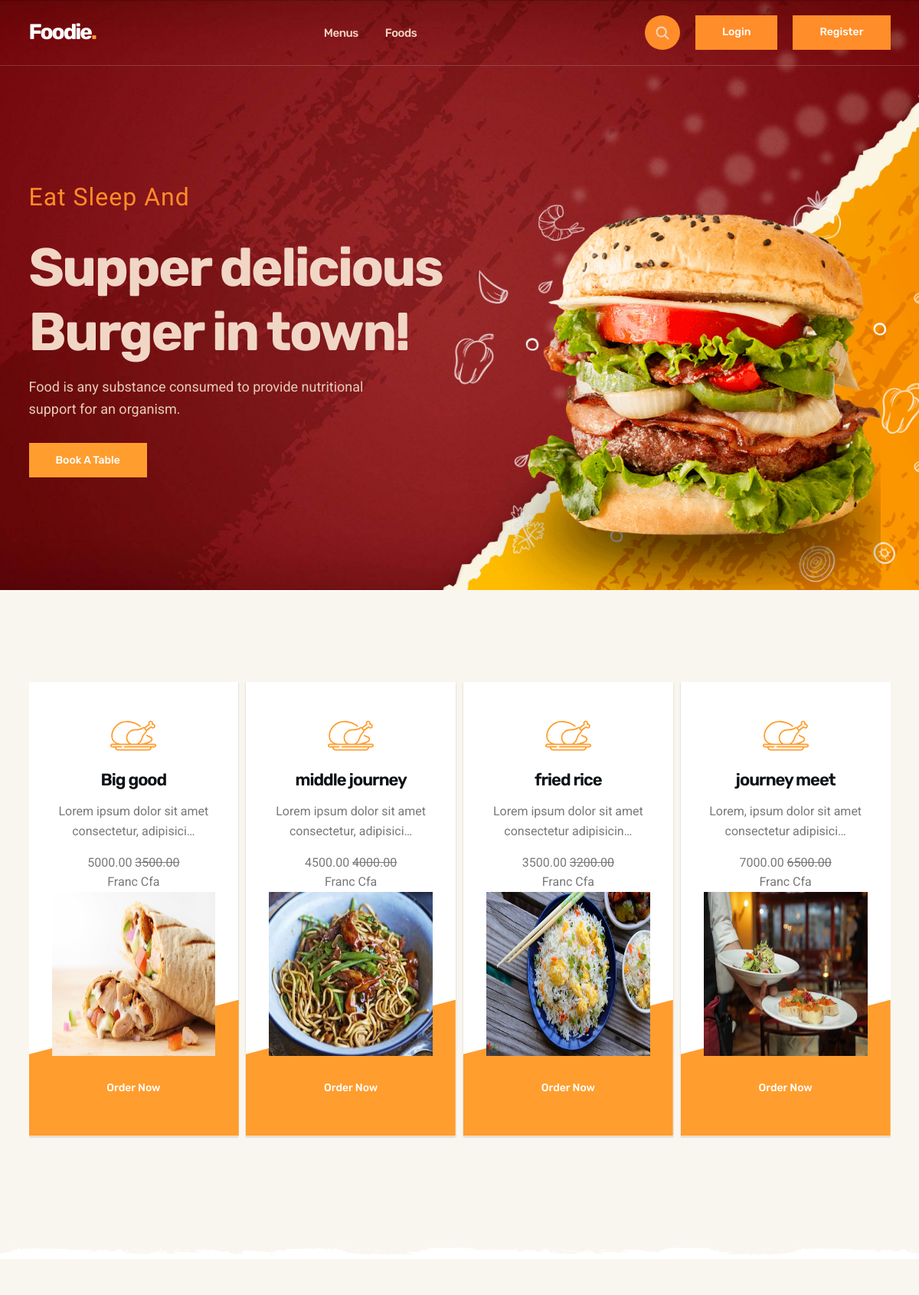
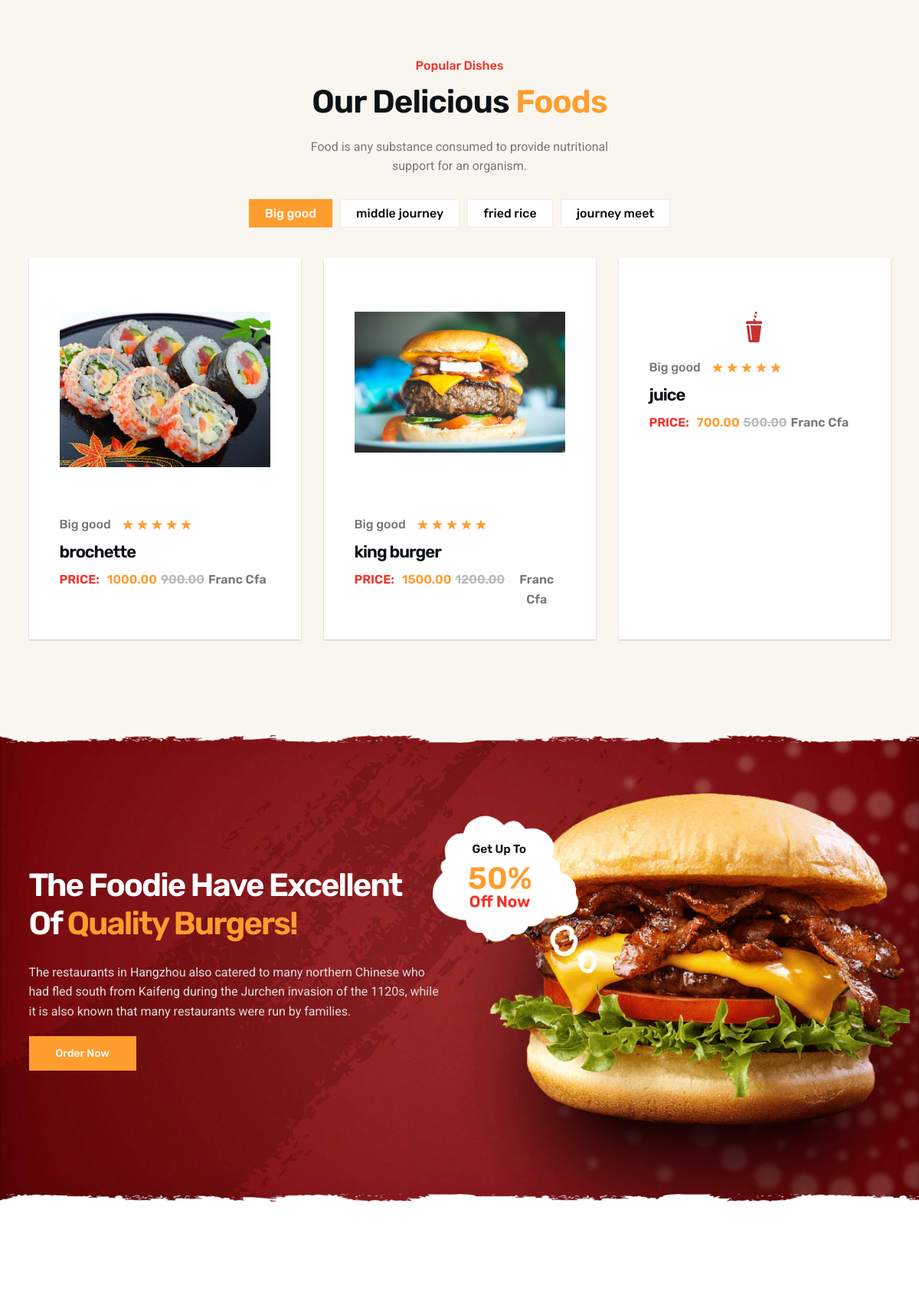
The page / (upper part) on the database its author committed (2 pictures, top to bottom).
### core/models.py (models this page shows, shortened)
class Menu(models.Model):
    mid = ShortUUIDField(unique=True, primary_key=True)
    title= models.CharField(max_length=50 , unique= True, default='untitle Menu')
    image = models.ImageField(upload_to='menu-image')
    description = models.TextField(blank=True, null=True)
    price = models.DecimalField(max_digits=9, decimal_places=2, default="5000")
    promo_price = models.DecimalField(max_digits=9, decimal_places=2, default="350")
    avalable = models.BooleanField(default=True)
    def __str__(self):
        return  self.title

class Plats(models.Model):
    pid = ShortUUIDField(unique=True, primary_key=True)
    title= models.CharField(max_length=50 , unique= True, default='untitle plat')
    image = models.ImageField(upload_to='plats-image')
    price = models.DecimalField(max_digits=9, decimal_places=2, default="1000")
    promo_price = models.DecimalField(max_digits=9, decimal_places=2, default="750")
    menu = models.ForeignKey(Menu, on_delete=models.SET_NULL, default='unset menu' , null=True)
    description = models.TextField(blank=True, null=True)
    avalable = models.BooleanField(default=True)

### core/views.py (the view)
# urls.py: path('', Home , name='Home'),
def Home(request):
    menu = Menu.objects.all()
    plat = Plats.objects.all()
    try:
        profile = Pofile.objects.get(user=request.user)
    except:
        profile= None
    dict = {
        'menu':menu,
        'plat':plat,
        'profile':profile,
    }
    return render(request , 'index.html' , dict)

### templates/index.html (shortened to what this page needs)
{% extends 'base.html' %}
{% load static %}
{% block 'content' %}
<main>
    <article>
      <section class="hero" id="home" style="background-image:url(' {% static './assets/images/hero-bg.jpg' %}')">
        <div class="container">
          <div class="hero-content">
            <p class="hero-subtitle">Eat Sleep And</p>
            <h2 class="h1 hero-title">Supper delicious Burger in town!</h2>
            <p class="hero-text">Food is any substance consumed to provide nutritional support for an organism.</p>
            <button class="btn">Book A Table</button>
          </div>
          <figure class="hero-banner">
            <img src="{% static './assets/images/hero-banner.png' %}" width="700" height="637" loading="lazy" alt="Burger"
              class="w-100 hero-img">
          </figure>
        </div>
      </section>
      <section class="section section-divider white promo" id="menus">
        <div class="container">
          <ul class="promo-list has-scrollbar">
{% for item in menu %}
<li class="promo-item">
    <div class="promo-card">
      <div class="card-icon">
      </div>
      <h3 class="h3 card-title">{{item.title}}</h3>
      <p class="card-text">
        {{item.description| truncatechars:50}}
      </p>
      <div class="price-wrapper">
        <data class="price">{{item.price}}</data>
        <del class="del" value="69.00">{{item.promo_price}}</del>
      </div>
      <p>Franc Cfa</p>
      <img src="{{item.image.url}}" width="300" height="300" loading="lazy" alt="{{item.title}}"
        class="w-100 card-banner">
        <form action="{% url 'order_menu'  %}" method="post">
            <center style="margin-top: 20px;"><button type="submit" class="btn btn-hover">Order Now</button></center>
        </form>
    </div>
  </li>
{% endfor %}
          </ul>
        </div>
      </section>
      <section class="section food-menu" id="foods">
        <div class="container">
          <p class="section-subtitle">Popular Dishes</p>
          <h2 class="h2 section-title">
            Our Delicious <span class="span">Foods</span>
          </h2>
          <p class="section-text">
            Food is any substance consumed to provide nutritional support for an organism.
          </p>
          <ul class="fiter-list tab">
            {% for item in menu %}
            <li>
              <button class="filter-btn tablinks {% if forloop.first %}
                  active
              {% endif %}"  onclick="openTab(event, '{{item.mid}}')" >{{item.title}}</button>
            </li>
            {% endfor %}
          </ul>
          {% for item in menu %}
          <div id="{{item.mid}}" class="tabcontent" style="
            {% if forloop.first %}
            display: block;
            {% else %}
            display: none;
      {% endif %}
         ">
            <ul class="food-menu-list">
            {% for plat in plat %}
          {% if plat.menu.mid == item.mid %}
          <li>
            <div class="food-menu-card">
              <div class="card-banner">
                <img src="{{plat.image.url}}" width="300" height="300" loading="lazy"
                  alt="{{plat.title}}" class="w-100">
              </div>
              <div class="wrapper">
                <p class="category">{{plat.menu}}</p>
                <div class="rating-wrapper">
                  <ion-icon name="star"></ion-icon>
                  <ion-icon name="star"></ion-icon>
                  <ion-icon name="star"></ion-icon>
                  <ion-icon name="star"></ion-icon>
                  <ion-icon name="star"></ion-icon>
                </div>
              </div>
              <h3 class="h3 card-title">{{plat.title}}</h3>
              <div class="price-wrapper">
                <p class="price-text">Price:</p>
                <data class="price">{{plat.price}}</data>
                <del class="del" value="69.00">{{plat.promo_price}}</del>
                <p>Franc Cfa</p>
              </div>
            </div>
          </li>
          {% endif %}
            {% endfor %}
            </ul>
          </div>
          {% endfor %}
        </div>
      </section>
      <section class="section section-divider white cta" style="background-image: url('./assets/images/hero-bg.jpg')">
        <div class="container">
          <div class="cta-content">
            <h2 class="h2 section-title">
              The Foodie Have Excellent Of
              <span class="span">Quality Burgers!</span>
            </h2>
            <p class="section-text">
              The restaurants in Hangzhou also catered to many northern Chinese who had fled south from Kaifeng during
              the Jurchen
              invasion of the 1120s, while it is also known that many restaurants were run by families.
            </p>
            <button class="btn btn-hover">Order Now</button>
          </div>
          <figure class="cta-banner">
            <img src="{% static './assets/images/cta-banner.png' %}" width="700" height="637" loading="lazy" alt="Burger"
              class="w-100 cta-img">
            <img src="{% static './assets/images/sale-shape.png' %}" width="216" height="226" loading="lazy"
              alt="get up to 50% off now" class="abs-img scale-up-anim">
          </figure>
        </div>
      </section>
      <section class="section section-divider gray delivery">
      </section>
    </article>
  </main>
 {% endblock %}

### templates/base.html (shortened to what this page needs)
{% load static %}
<!DOCTYPE html>
<html lang="en">
<head>
  <link rel="stylesheet" href="{% static './assets/css/style.css' %}">
  <link rel="stylesheet" href="https://cdnjs.cloudflare.com/ajax/libs/bootstrap/5.3.3/css/bootstrap-grid.css" />
  <link rel="stylesheet" href="https://cdnjs.cloudflare.com/ajax/libs/bootstrap/5.3.3/css/bootstrap-grid.min.css" />
</head>
<body id="top">
  <header class="header" data-header>
    <div class="container">
      <h1>
        <a href="/" class="logo">Foodie<span class="span">.</span></a>
      </h1>
      <nav class="navbar" data-navbar>
        <ul class="navbar-list">
          <li class="nav-item">
            <a href="#menus" class="navbar-link" data-nav-link>Menus</a>
          </li>
          <li class="nav-item">
            <a href="#foods" class="navbar-link" data-nav-link>Foods</a>
          </li>
        </ul>
      </nav>
      <div class="header-btn-group">
        <button class="search-btn btn btn-hover" aria-label="Search" data-search-btn style="border-radius: 50px; padding: 13px;">
          <ion-icon name="search-outline"></ion-icon>
        </button>
        {% if user.is_authenticated %}
        <a href="{% url 'dashboard'  %}"><button class="btn btn-hover">Dashboard</button></a>
        {% else  %}
       <a href="{% url 'login'  %}">
         <button class="btn btn-hover">Login</button>
       </a>
        <a href="{% url 'signup'  %}"><button class="btn btn-hover">Register</button></a>
        {% endif %}
      </div>
    </div>
  </header>
{% block 'content' %}
{% endblock %}
</body>
</html>

### rows shown on the page
Menu: title "Big good", description "Lorem ipsum dolor sit amet consectetur, adipisici…", price "5000.00", promo_price "3500.00", image (picture)
Menu: title "middle journey", description "Lorem ipsum dolor sit amet consectetur, adipisici…", price "4500.00", promo_price "4000.00", image (picture)
Menu: title "fried rice", description "Lorem ipsum dolor sit amet consectetur adipisicin…", price "3500.00", promo_price "3200.00", image (picture)
Menu: title "journey meet", description "Lorem, ipsum dolor sit amet consectetur adipisici…", price "7000.00", promo_price "6500.00", image (picture)
Plats: image (picture), menu "Big good", title "brochette", price "1000.00", promo_price "900.00"
Plats: image (picture), menu "Big good", title "king burger", price "1500.00", promo_price "1200.00"
Plats: image (picture), menu "Big good", title "juice", price "700.00", promo_price "500.00"
